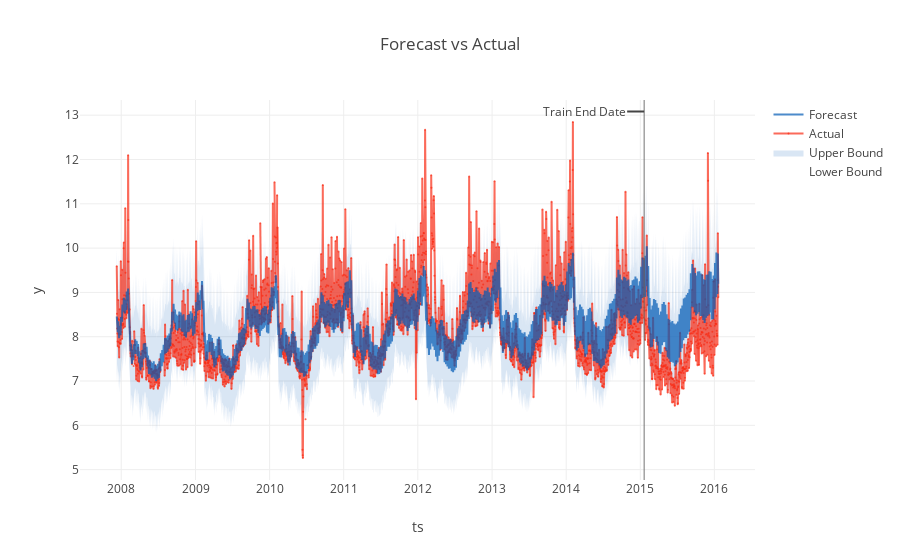

Notebook code for this chart:
### Markdown cell above
## Results of the houldout test set

### Code cell
backtest = result.backtest
fig = backtest.plot()
plotly.io.show(fig)

### Figure 1 — Plotly figure (JSON) as saved in the notebook; plotly's stock layout.template omitted (floating-point values rounded to 4 significant figures; data arrays with more than 128 entries replaced by an {"elided": "..."} marker saying what was removed)
{"data": [{"legendgroup": "interval", "line": {"color": "rgba(0, 90, 181, 0.5)", "width": 0}, "mode": "lines", "name": "Lower Bound", "type": "scatter", "uid": "c6765a2d-966f-4580-b671-1ed8d267a0de", "x": {"elided": "2964 str values"}, "y": {"elided": "2964 float values"}}, {"fill": "tonexty", "fillcolor": "rgba(0, 90, 181, 0.15)", "legendgroup": "interval", "line": {"color": "rgba(0, 90, 181, 0.5)", "width": 0}, "mode": "lines", "name": "Upper Bound", "type": "scatter", "uid": "96aa68e9-31db-40ad-a4bf-9c8e0c634119", "x": {"elided": "2964 str values"}, "y": {"elided": "2964 float values"}}, {"line": {"color": "rgba(250, 43, 20, 0.7)"}, "marker": {"color": "rgba(250, 43, 20, 0.7)", "size": 2}, "mode": "lines+markers", "name": "Actual", "opacity": 1, "type": "scatter", "uid": "e772e223-ff8a-4bc9-addc-d559fedaaefc", "x": {"elided": "2964 str values"}, "y": {"elided": "2964 float values"}}, {"line": {"color": "rgba(0, 90, 181, 0.7)", "dash": "solid"}, "name": "Forecast", "type": "scatter", "uid": "e55bdac1-71e5-4a1c-bbe8-d5b0e370b76b", "x": {"elided": "2964 str values"}, "y": {"elided": "2964 float values"}}], "layout": {"annotations": [{"arrowhead": 0, "ax": -60, "ay": 0, "showarrow": true, "text": "Train End Date", "x": "2015-01-20", "xref": "x", "y": 0.97, "yref": "paper"}], "autosize": true, "legend": {"traceorder": "reversed"}, "shapes": [{"line": {"color": "rgba(100, 100, 100, 0.9)", "width": 1}, "type": "line", "x0": "2015-01-20", "x1": "2015-01-20", "xref": "x", "y0": 0, "y1": 1, "yref": "paper"}], "showlegend": true, "title": {"text": "Forecast vs Actual"}, "xaxis": {"autorange": true, "range": ["2007-06-16 16:02:49.1705", "2016-07-14 07:57:10.8295"], "title": {"text": "ts"}, "type": "date"}, "yaxis": {"autorange": true, "range": [4.735, 13.37], "title": {"text": "y"}, "type": "linear"}}}
